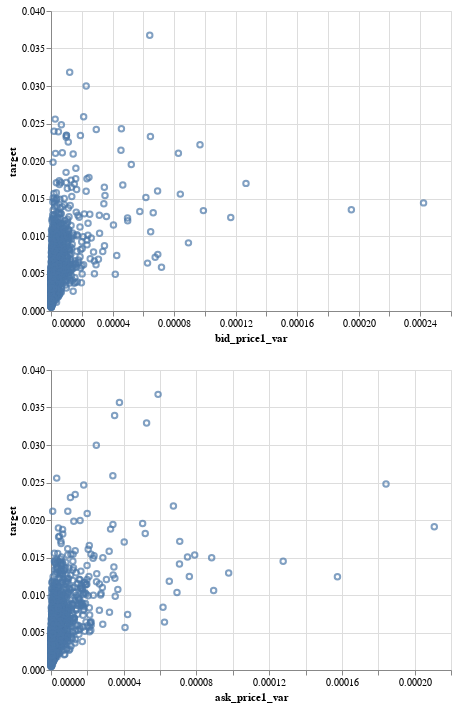

The cell this chart's notebook holds for it:
### Code cell
chs = []
for feature in features:
    print(f"Making {feature}")
    df_sample = train_merged.reset_index().sample(5_000)
    chs.append(alt.Chart(df_sample).mark_point().encode(x=feature, y='target'))
    
# https://altair-viz.github.io/user_guide/compound_charts.html
alt.vconcat(*chs)

### Figure 1 — Vega-Lite specification as saved in the notebook (floating-point values rounded to 4 significant figures; data arrays with more than 128 entries replaced by an {"elided": "..."} marker saying what was removed)
{"config": {"view": {"continuousWidth": 400, "continuousHeight": 300}}, "vconcat": [{"data": {"name": "data-49c74d6de72c709957c016df2d68bd8c"}, "mark": "point", "encoding": {"x": {"type": "quantitative", "field": "bid_price1_var"}, "y": {"type": "quantitative", "field": "target"}}}, {"data": {"name": "data-6e2328a79dddf6f85c4e6ebca14d63d4"}, "mark": "point", "encoding": {"x": {"type": "quantitative", "field": "ask_price1_var"}, "y": {"type": "quantitative", "field": "target"}}}], "$schema": "https://vega.github.io/schema/vega-lite/v4.8.1.json", "datasets": {"data-49c74d6de72c709957c016df2d68bd8c": {"elided": "5000 records"}, "data-6e2328a79dddf6f85c4e6ebca14d63d4": {"elided": "5000 records"}}}
